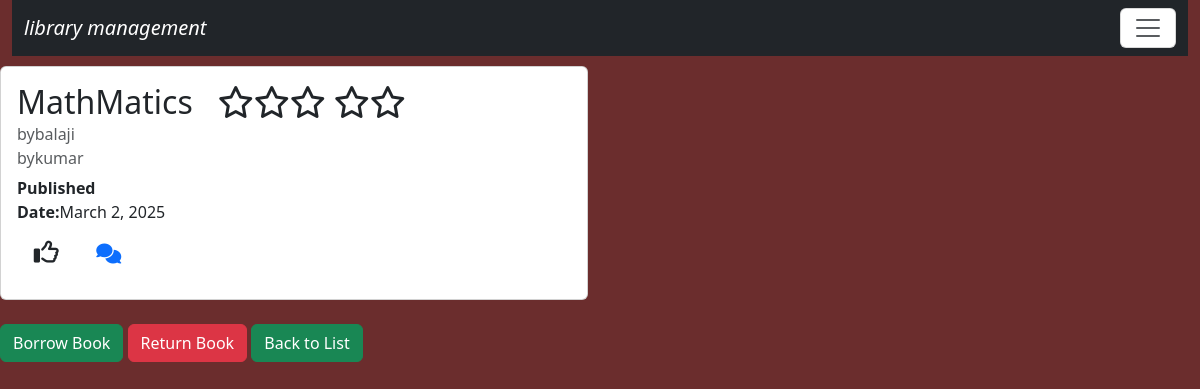
The app's page /bookdetail/15/ with its own data.
### library/models.py (models this page shows, shortened)
class Book(models.Model):
    book_name=models.CharField(max_length=200)
    authors=models.ManyToManyField(Author)
    publish_year=models.DateField()

class Author(models.Model):
    author_name=models.CharField(max_length=70)

### library/views.py (the view)
# urls.py: path('bookdetail/<int:pk>/',views.viewbooks,name='viewsbook'),
def viewbooks(request,pk):
    book=Book.objects.get(pk=pk)
    return render(request,'bookdetails.html',{'book':book})

### library/templates/bookdetails.html (shortened to what this page needs)
{% extends 'base.html' %}
{% load  static %}
{% block content %}
<div class="col-sm-6" style='margin-top:10px;'>
<div class="card">
    <div class="card-body">
        <h2 class="card-title">{{book.book_name}}&nbsp;&nbsp;&nbsp;<i class="fa-regular fa-star"><i class="fa-regular fa-star"><i class="fa-regular fa-star">
            <i class="fa-regular fa-star"><i class="fa-regular fa-star"></i></i></i></i></i></h2>
        {% for auth in book.authors.all %}
            <h6 class="card-subtitle mb-2 text-muted">by{{auth.author_name}}</h6>
        {% endfor %}
        <div class="row mb-3">
            <div class="col-md-4">
                <p><strong>Published Date:</strong>{{book.publish_year}}</p>&nbsp;&nbsp;&nbsp;&nbsp;<i class="fa-regular fa-thumbs-up" style="font-size:25px;">
                    <a href="{% url 'comment' %}"><i class="fa-solid fa-comments" style="font-size:20px;"></i></a></i>
            </div>
        </div>
    </div>
</div>
<div class="mt-4">
    {% if perms.library.edit_book %}
    <form action="{% url 'editbook' book.pk %}"  class="d-inline">
        {% csrf_token %}
        <input type="submit" class="btn btn-danger" value="Edit">
    </form>
    {% else %}
        <a href="{% url 'booklist' %}" class="btn btn-success">Borrow Book</a>
        <a href="{% url 'booklist' %}" class="btn btn-danger">Return Book</a>
    {% endif %}
    <a href="{% url 'booklist' %}" class="btn btn-success">Back to List</a>
</div>
</div>
{% endblock content %}

### library/static/css/style.css (style rules this page uses)
body { background-color:rgb(107, 45, 45); color:antiquewhite; }

### records on screen
Book: book_name "MathMatics", publish_year "March 2, 2025"
Author: author_name "balaji"
Author: author_name "kumar"
